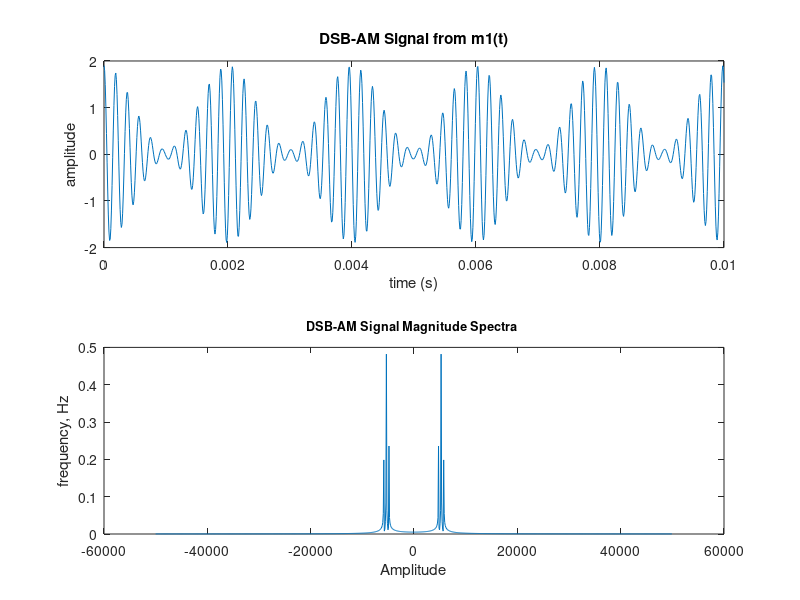
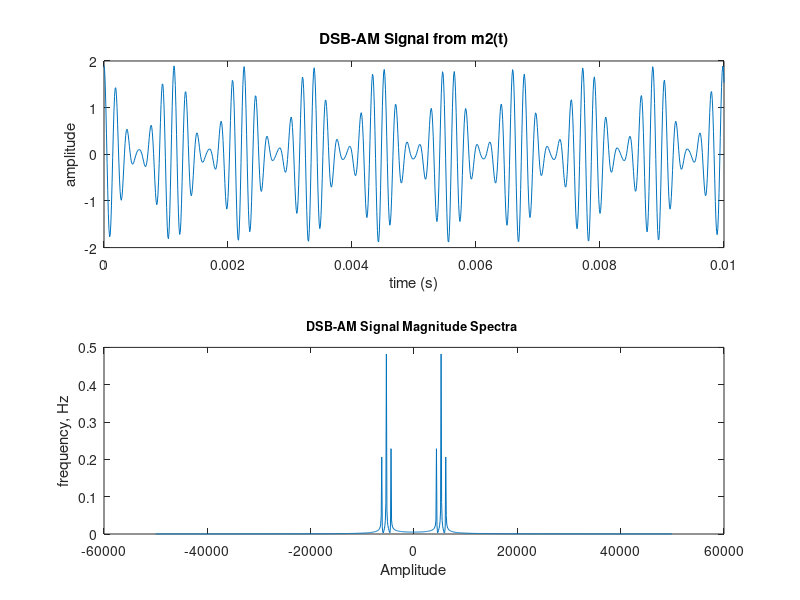
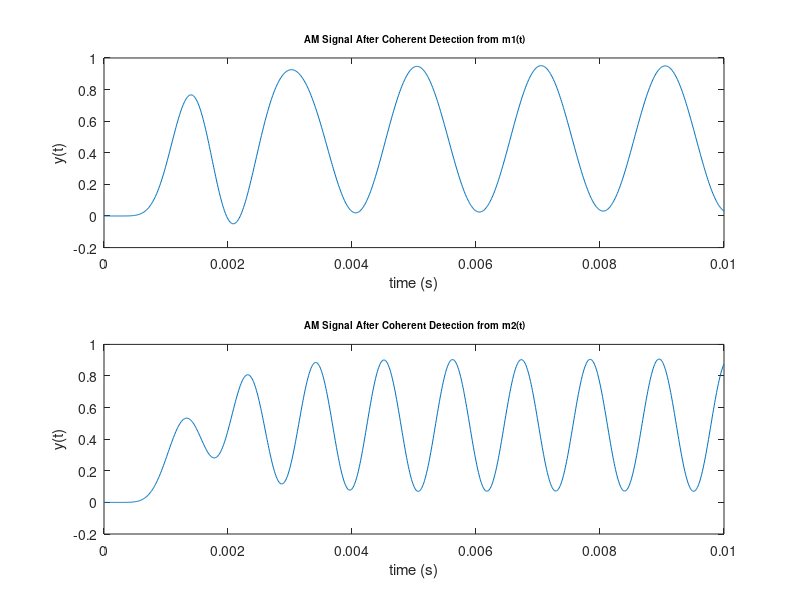

Here is the MATLAB script that generated these plots, in order:
clc;
close all;

Fc = 5310;                        
fs = 100000;                      
Fm1 = 500;                       
t = 0:1/fs:0.01;  
N=length(t);
F = fs/N;
f=(-fs/2):F:(fs/2)-F;

c = cos(2*pi*Fc*t);             
m1 = cos(2*pi*Fm1*t);
beta=0.9;
y1 = (1+beta*m1).*c;
Y_1 = fftshift(fft(y1))/N;

figure(1)
subplot(2,1,1)
plot(t, y1);
title('DSB-AM Signal from m1(t)'); xlabel('time (s)'); ylabel('amplitude');
subplot(2,1,2)
plot(f, abs(Y_1));
xlabel('Amplitude')
ylabel('frequency, Hz')
title('DSB-AM Signal Magnitude Spectra ','Fontsize',9)

Fm2 = 900;
m2 = cos(2*pi*Fm2*t);
y2 = (1+beta*m2).*c;
Y_2 = fftshift(fft(y2))/N;
figure(2)
subplot(2,1,1)
plot(t, y2);
title('DSB-AM Signal from m2(t)'); xlabel('time (s)'); ylabel('amplitude');
subplot(2,1,2)
plot(f, abs(Y_2));
xlabel('Amplitude')
ylabel('frequency, Hz')
title('DSB-AM Signal Magnitude Spectra ','Fontsize',9)

n = 10; wn = 1000/(fs/2);
[num,den]=butter(n,wn);

%Synchronous Detector
g1 = y1.*c;
g2 = y2.*c;

d1 = filter(num,den, g1);
d2 = filter(num,den, g2);

figure(3)
subplot(2,1,1), plot(t,d1)
title(' AM Signal After Coherent Detection from m1(t)','Fontsize',7), axis ([0 0.01 -0.2 1])
xlabel('time (s)'), ylabel('y(t)')

subplot(2,1,2), plot(t,d2)
title(' AM Signal After Coherent Detection from m2(t)','Fontsize',7), axis ([0 0.01 -0.2 1])
xlabel('time (s)'), ylabel('y(t)')


% % Non-Coherent Detection Step 2: Low Pass RC Filter
% h = fir1(100, 9000/(fs/2), 'low');            % 9 kHz cut-off frequency
% foutputc = filter(h,1,Vd);
% 
% figure(3)
% plot(t, Vd);
% title('Envelope detector output of DSB-SC signal'); xlabel('time (s)'); ylabel('amplitude');
% figure(4)
% plot(t, foutputc);
% title('Non-coherent demodulated DSB-SC signal'); xlabel('time (s)'); ylabel('amplitude');